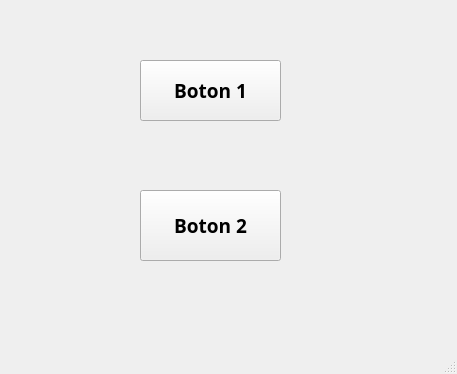
<?xml version="1.0" encoding="UTF-8"?>
<ui version="4.0">
 <class>MainWindow</class>
 <widget class="QMainWindow" name="MainWindow">
  <property name="geometry">
   <rect>
    <x>0</x>
    <y>0</y>
    <width>457</width>
    <height>374</height>
   </rect>
  </property>
  <property name="windowTitle">
   <string>MainWindow</string>
  </property>
  <widget class="QWidget" name="centralwidget">
   <widget class="QPushButton" name="boton1">
    <property name="geometry">
     <rect>
      <x>140</x>
      <y>60</y>
      <width>141</width>
      <height>61</height>
     </rect>
    </property>
    <property name="font">
     <font>
      <family>Arial Black</family>
      <pointsize>14</pointsize>
      <weight>75</weight>
      <bold>true</bold>
     </font>
    </property>
    <property name="text">
     <string>Boton 1</string>
    </property>
   </widget>
   <widget class="QPushButton" name="boton2">
    <property name="geometry">
     <rect>
      <x>140</x>
      <y>190</y>
      <width>141</width>
      <height>71</height>
     </rect>
    </property>
    <property name="font">
     <font>
      <family>Arial Black</family>
      <pointsize>14</pointsize>
      <weight>75</weight>
      <bold>true</bold>
     </font>
    </property>
    <property name="text">
     <string>Boton 2</string>
    </property>
   </widget>
  </widget>
  <widget class="QMenuBar" name="menubar">
   <property name="geometry">
    <rect>
     <x>0</x>
     <y>0</y>
     <width>457</width>
     <height>21</height>
    </rect>
   </property>
  </widget>
  <widget class="QStatusBar" name="statusbar"/>
 </widget>
 <resources/>
 <connections/>
</ui>
